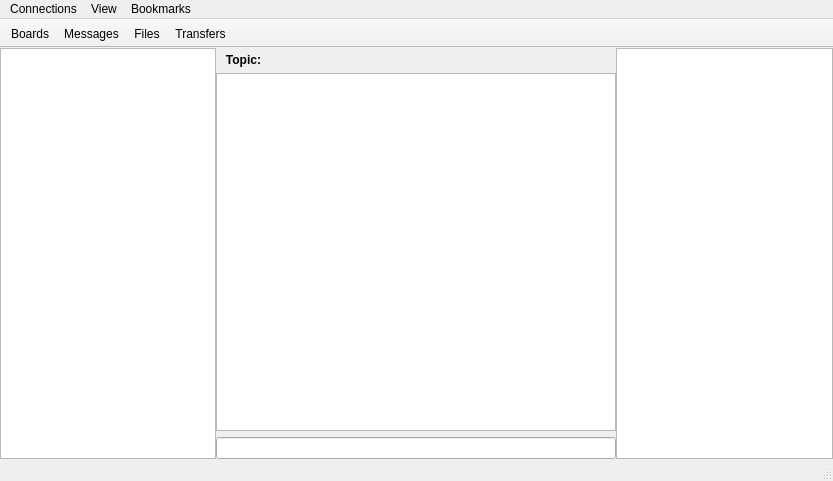
<?xml version="1.0" encoding="UTF-8"?>
<ui version="4.0">
 <class>DRMainWindow</class>
 <widget class="QMainWindow" name="DRMainWindow">
  <property name="geometry">
   <rect>
    <x>0</x>
    <y>0</y>
    <width>833</width>
    <height>481</height>
   </rect>
  </property>
  <property name="windowTitle">
   <string>DRMainWindow</string>
  </property>
  <property name="toolButtonStyle">
   <enum>Qt::ToolButtonTextUnderIcon</enum>
  </property>
  <property name="documentMode">
   <bool>false</bool>
  </property>
  <property name="tabShape">
   <enum>QTabWidget::Rounded</enum>
  </property>
  <widget class="QWidget" name="centralWidget">
   <layout class="QGridLayout" name="gridLayout">
    <property name="leftMargin">
     <number>0</number>
    </property>
    <property name="topMargin">
     <number>0</number>
    </property>
    <property name="rightMargin">
     <number>0</number>
    </property>
    <property name="bottomMargin">
     <number>0</number>
    </property>
    <property name="spacing">
     <number>0</number>
    </property>
    <item row="0" column="1">
     <layout class="QVBoxLayout" name="verticalLayout">
      <property name="leftMargin">
       <number>0</number>
      </property>
      <property name="rightMargin">
       <number>0</number>
      </property>
      <item>
       <layout class="QGridLayout" name="gridLayout_2">
        <property name="sizeConstraint">
         <enum>QLayout::SetDefaultConstraint</enum>
        </property>
        <property name="topMargin">
         <number>5</number>
        </property>
        <item row="0" column="0">
         <widget class="QLabel" name="label">
          <property name="sizePolicy">
           <sizepolicy hsizetype="Ignored" vsizetype="Preferred">
            <horstretch>0</horstretch>
            <verstretch>0</verstretch>
           </sizepolicy>
          </property>
          <property name="maximumSize">
           <size>
            <width>45</width>
            <height>1600</height>
           </size>
          </property>
          <property name="font">
           <font>
            <family>Lucida Grande</family>
            <weight>75</weight>
            <bold>true</bold>
           </font>
          </property>
          <property name="text">
           <string>Topic:</string>
          </property>
          <property name="alignment">
           <set>Qt::AlignRight|Qt::AlignTop|Qt::AlignTrailing</set>
          </property>
         </widget>
        </item>
        <item row="0" column="1">
         <widget class="QLabel" name="topicLabel">
          <property name="sizePolicy">
           <sizepolicy hsizetype="Ignored" vsizetype="Ignored">
            <horstretch>0</horstretch>
            <verstretch>0</verstretch>
           </sizepolicy>
          </property>
          <property name="minimumSize">
           <size>
            <width>1</width>
            <height>1</height>
           </size>
          </property>
          <property name="maximumSize">
           <size>
            <width>16777215</width>
            <height>16777215</height>
           </size>
          </property>
          <property name="font">
           <font>
            <pointsize>12</pointsize>
           </font>
          </property>
          <property name="text">
           <string/>
          </property>
          <property name="alignment">
           <set>Qt::AlignLeading|Qt::AlignLeft|Qt::AlignVCenter</set>
          </property>
          <property name="wordWrap">
           <bool>true</bool>
          </property>
          <property name="openExternalLinks">
           <bool>true</bool>
          </property>
         </widget>
        </item>
       </layout>
      </item>
      <item>
       <widget class="QPlainTextEdit" name="chatOutputTextEdit">
        <property name="minimumSize">
         <size>
          <width>400</width>
          <height>0</height>
         </size>
        </property>
        <property name="maximumSize">
         <size>
          <width>16777215</width>
          <height>16777215</height>
         </size>
        </property>
        <property name="lineWidth">
         <number>1</number>
        </property>
        <property name="undoRedoEnabled">
         <bool>false</bool>
        </property>
        <property name="readOnly">
         <bool>true</bool>
        </property>
       </widget>
      </item>
      <item>
       <widget class="QLineEdit" name="chatInputEdit"/>
      </item>
     </layout>
    </item>
    <item row="0" column="0">
     <widget class="QTreeView" name="treeView">
      <property name="minimumSize">
       <size>
        <width>100</width>
        <height>0</height>
       </size>
      </property>
      <property name="maximumSize">
       <size>
        <width>250</width>
        <height>16777215</height>
       </size>
      </property>
      <property name="focusPolicy">
       <enum>Qt::TabFocus</enum>
      </property>
     </widget>
    </item>
    <item row="0" column="2">
     <widget class="QListView" name="userList">
      <property name="maximumSize">
       <size>
        <width>250</width>
        <height>16777215</height>
       </size>
      </property>
      <property name="focusPolicy">
       <enum>Qt::TabFocus</enum>
      </property>
     </widget>
    </item>
   </layout>
  </widget>
  <widget class="QMenuBar" name="menuBar">
   <property name="geometry">
    <rect>
     <x>0</x>
     <y>0</y>
     <width>833</width>
     <height>22</height>
    </rect>
   </property>
   <widget class="QMenu" name="menuFile">
    <property name="title">
     <string>Connections</string>
    </property>
    <addaction name="actionNewConnection"/>
    <addaction name="actionDisconnect"/>
    <addaction name="separator"/>
    <addaction name="actionSetTopic"/>
    <addaction name="actionBroadcast"/>
    <addaction name="separator"/>
    <addaction name="actionClose"/>
    <addaction name="separator"/>
    <addaction name="actionAbout"/>
    <addaction name="actionPreferences"/>
   </widget>
   <widget class="QMenu" name="menuBookmarks">
    <property name="title">
     <string>Bookmarks</string>
    </property>
    <addaction name="actionBookmark_Connection"/>
   </widget>
   <widget class="QMenu" name="menuView">
    <property name="title">
     <string>View</string>
    </property>
    <addaction name="actionChat"/>
    <addaction name="actionBoards_2"/>
    <addaction name="actionMessages_2"/>
    <addaction name="actionFiles_2"/>
    <addaction name="actionTransfers_2"/>
    <addaction name="actionSettings"/>
    <addaction name="separator"/>
    <addaction name="actionToggle_Toolbar"/>
   </widget>
   <addaction name="menuFile"/>
   <addaction name="menuView"/>
   <addaction name="menuBookmarks"/>
  </widget>
  <widget class="QToolBar" name="mainToolBar">
   <property name="movable">
    <bool>false</bool>
   </property>
   <property name="allowedAreas">
    <set>Qt::TopToolBarArea</set>
   </property>
   <property name="iconSize">
    <size>
     <width>32</width>
     <height>32</height>
    </size>
   </property>
   <property name="toolButtonStyle">
    <enum>Qt::ToolButtonTextUnderIcon</enum>
   </property>
   <property name="floatable">
    <bool>false</bool>
   </property>
   <attribute name="toolBarArea">
    <enum>TopToolBarArea</enum>
   </attribute>
   <attribute name="toolBarBreak">
    <bool>false</bool>
   </attribute>
   <addaction name="actionBoards"/>
   <addaction name="actionMessages"/>
   <addaction name="actionFiles"/>
   <addaction name="actionTransfers"/>
  </widget>
  <widget class="QStatusBar" name="statusBar">
   <property name="sizeGripEnabled">
    <bool>true</bool>
   </property>
  </widget>
  <action name="actionBoards">
   <property name="checkable">
    <bool>false</bool>
   </property>
   <property name="icon">
    <iconset resource="Resources.qrc">
     <normaloff>:/images/Boards.png</normaloff>:/images/Boards.png</iconset>
   </property>
   <property name="text">
    <string>Boards</string>
   </property>
  </action>
  <action name="actionNewConnection">
   <property name="text">
    <string>New Connection</string>
   </property>
   <property name="shortcut">
    <string>Ctrl+K</string>
   </property>
  </action>
  <action name="actionMessages">
   <property name="icon">
    <iconset resource="Resources.qrc">
     <normaloff>:/images/Messages.png</normaloff>:/images/Messages.png</iconset>
   </property>
   <property name="text">
    <string>Messages</string>
   </property>
   <property name="toolTip">
    <string>Messages</string>
   </property>
  </action>
  <action name="actionFiles">
   <property name="icon">
    <iconset resource="Resources.qrc">
     <normaloff>:/images/Files.png</normaloff>:/images/Files.png</iconset>
   </property>
   <property name="text">
    <string>Files</string>
   </property>
   <property name="toolTip">
    <string>Files</string>
   </property>
  </action>
  <action name="actionTransfers">
   <property name="icon">
    <iconset resource="Resources.qrc">
     <normaloff>:/images/Transfers.png</normaloff>:/images/Transfers.png</iconset>
   </property>
   <property name="text">
    <string>Transfers</string>
   </property>
   <property name="toolTip">
    <string>Transfers</string>
   </property>
  </action>
  <action name="actionAbout">
   <property name="text">
    <string>About</string>
   </property>
   <property name="menuRole">
    <enum>QAction::AboutRole</enum>
   </property>
  </action>
  <action name="actionPreferences">
   <property name="text">
    <string>Preferences</string>
   </property>
   <property name="menuRole">
    <enum>QAction::PreferencesRole</enum>
   </property>
  </action>
  <action name="actionDisconnect">
   <property name="text">
    <string>Disconnect</string>
   </property>
  </action>
  <action name="actionClose">
   <property name="text">
    <string>Close</string>
   </property>
  </action>
  <action name="actionSetTopic">
   <property name="text">
    <string>Set Topic...</string>
   </property>
  </action>
  <action name="actionBroadcast">
   <property name="text">
    <string>Broadcast...</string>
   </property>
  </action>
  <action name="actionChat">
   <property name="text">
    <string>Chat</string>
   </property>
  </action>
  <action name="actionBoards_2">
   <property name="text">
    <string>Boards</string>
   </property>
  </action>
  <action name="actionFiles_2">
   <property name="text">
    <string>Files</string>
   </property>
  </action>
  <action name="actionMessages_2">
   <property name="text">
    <string>Messages</string>
   </property>
  </action>
  <action name="actionSettings">
   <property name="text">
    <string>Settings</string>
   </property>
  </action>
  <action name="actionTransfers_2">
   <property name="text">
    <string>Transfers</string>
   </property>
  </action>
  <action name="actionToggle_Toolbar">
   <property name="text">
    <string>Toggle Toolbar</string>
   </property>
  </action>
  <action name="actionBookmark_Connection">
   <property name="text">
    <string>Bookmark Connection</string>
   </property>
  </action>
 </widget>
 <layoutdefault spacing="6" margin="11"/>
 <resources>
  <include location="Resources.qrc"/>
 </resources>
 <connections/>
</ui>
